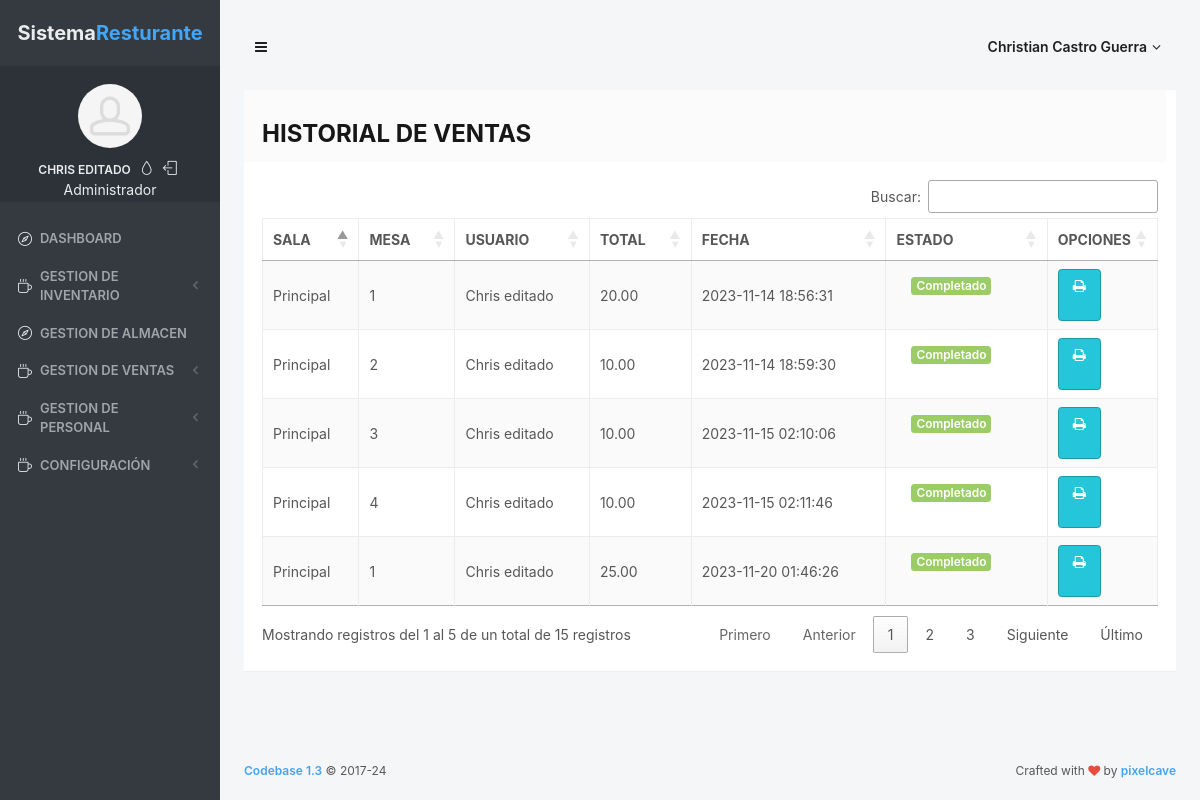
Page /sistema_restaurante/views/Caja/listaVentas.php (signed in) on the committed database.
### tables this page shows
CREATE TABLE `pedidos` (
  `id_pedido` int(11) NOT NULL,
  `sala_id` int(11) NOT NULL,
  `numero_mesa` int(11) NOT NULL,
  `fecha` timestamp NOT NULL DEFAULT current_timestamp(),
  `total` decimal(10,2) NOT NULL,
  `observaciones` text DEFAULT NULL,
  `estado` int(11) NOT NULL DEFAULT 1 COMMENT '1->Pendiente 0 ->compleatado',
  `usuario_id` int(11) NOT NULL
);

CREATE TABLE `sala` (
  `id_sala` int(11) NOT NULL,
  `nombre` varchar(100) NOT NULL,
  `mesa` int(11) NOT NULL,
  `estado` int(11) NOT NULL DEFAULT 1
);

CREATE TABLE `usuarios` (
  `id_usuario` int(11) NOT NULL,
  `nombre_usuario` varchar(150) NOT NULL,
  `password_usuario` varchar(150) NOT NULL,
  `empleado_id` int(11) NOT NULL,
  `es_activo` int(11) NOT NULL DEFAULT 1,
  `fecha_crea` timestamp NOT NULL DEFAULT current_timestamp(),
  `fecha_modi` timestamp NULL DEFAULT NULL ON UPDATE current_timestamp(),
  `fecha_elimina` timestamp NULL DEFAULT NULL
);

### sistema_restaurante/views/Caja/listaVentas.php (the view, shortened to what this page needs)
<?php
if (isset($_SESSION["id_usuario"])) {
    $objeto = new Conectar();
    $conexion = $objeto->Conexion();
    $query = $conexion->prepare("SELECT p.*, s.nombre AS sala, u.nombre_usuario FROM pedidos p INNER JOIN sala s ON p.sala_id = s.id_sala INNER JOIN usuarios u ON p.usuario_id = u.id_usuario");
    $query->execute();
?>
    <!doctype html>
    <head>
        <?php require_once("../../views/MainHead/MainHead.php") ?>
    </head>
    <body>
        <div id="page-container" class="sidebar-o side-scroll page-header-modern main-content-boxed sidebar-inverse">
            <nav id="sidebar">
                <div id="sidebar-scroll">
                    <div class="sidebar-content">
                        <?php require_once("../../views/MainSidebar/MainSidebar.php") ?>
                        <?php require_once("../../views/MainMenu/MainMenu.php") ?>
                    </div>
                </div>
            </nav>
            <?php require_once("../../views/MainHeader/MainHeader.php") ?>
            <main id="main-container">
                <div class="content">
                    <div class="block">
                        <div class="block-header block-header-default d-flex justify-content-between align-items-center mr-10 pt-30">
                            <h2 class="block-title">Historial de ventas</h2>
                        </div>
                        <div class="block-content block-content-full">
                            <table id="tabla_clientes" class="table table-bordered table-striped table-vcenter js-dataTable-full-pagination ">
                                <thead>
                                    <tr>
                                        <th class="">Sala</th>
                                        <th class="">Mesa</th>
                                        <th class="">Usuario</th>
                                        <th class="">Total</th>
                                        <th class="">Fecha</th>
                                        <th class="">Estado</th>
                                        <th class="" style="width: 12%;">Opciones</th>
                                    </tr>
                                </thead>
                                <tbody>
                                    <?php while ($row = $query->fetch(PDO::FETCH_ASSOC)) {
                                        if ($row['estado'] == 1) {
                                            $estado = '<span class="badge badge-danger">Pendiente</span>';
                                            $mostrarBoton = false;
                                        } else {
                                            $estado = '<span class="badge badge-success">Completado</span>';
                                            $mostrarBoton = true;
                                        }
                                    ?>
                                        <tr>
                                            <td><?php echo $row['sala']; ?></td>
                                            <td><?php echo $row['numero_mesa']; ?></td>
                                            <td><?php echo $row['nombre_usuario']; ?></td>
                                            <td><?php echo $row['total']; ?></td>
                                            <td><?php echo $row['fecha']; ?></td>
                                            <td>
                                                <a href="#" class="btn"><?php echo $estado; ?></a>
                                            </td>
                                            <td>
                                                <?php if ($mostrarBoton) { ?>
                                                    <a class="btn btn-info" href="ticket.php?id_pedido=<?php echo $row['id_pedido']; ?>" target="_blank" >
                                                        <i class="fa fa-print" aria-hidden="true"></i>
                                                    </a>
                                                <?php } ?>
                                            </td>
                                        </tr>
                                    <?php } ?>
                                </tbody>
                            </table>
                        </div>
                    </div>
                </div>
            </main>
            <?php require_once("../../views/MainFooter/MainFooter.php") ?>
        </div>
        <?php require_once("../../views/MainJs/MainJs.php") ?>
    </body>
    </html>
<?php
} else {
    header("Location:" . Conectar::ruta() . "index.php");
}
?>

### sistema_restaurante/views/MainHead/MainHead.php (shortened to what this page needs)
<link rel="stylesheet" href="../../public/assets/js/plugins/datatables/dataTables.bootstrap4.min.css">
<link rel="stylesheet" href="../../CSS/style.css">
<link rel="stylesheet" id="css-main" href="../../public/assets/css/codebase.min.css">

### sistema_restaurante/views/MainSidebar/MainSidebar.php (shortened to what this page needs)
<div class="content-header content-header-fullrow px-15">
    <div class="content-header-section text-center align-parent sidebar-mini-hidden">
        <div class="content-header-item">
            <a class="link-effect font-w700" href="index.html">
                <span class="font-size-xl text-dual-primary-dark">Sistema</span><span class="font-size-xl text-primary">Resturante</span>
            </a>
        </div>
    </div>
</div>
<div class="content-side content-side-full content-side-user px-10 align-parent">
    <div class="sidebar-mini-hidden-b text-center">
        <a class="img-link" href="">
            <img class="img-avatar" src="../../public/assets/img/avatars/avatar15.jpg" alt="">
        </a>
        <ul class="list-inline mt-10">
            <li class="list-inline-item">
                <a class="link-effect text-dual-primary-dark font-size-xs font-w600 text-uppercase" href=""><?php echo $_SESSION["nombre_usuario"] ?></a>
            </li>
            <li class="list-inline-item">
                <a class="link-effect text-dual-primary-dark" data-toggle="layout" data-action="sidebar_style_inverse_toggle" href="javascript:void(0)">
                    <i class="si si-drop"></i>
                </a>
            </li>
            <li class="list-inline-item">
                <a class="link-effect text-dual-primary-dark" href="../LogOut/logout.php">
                    <i class="si si-logout"></i>
                </a>
            </li>
            <li>
                <p><?php echo $_SESSION["nombreRol"] ?></p>
            </li>
        </ul>
    </div>
</div>

### sistema_restaurante/views/MainMenu/MainMenu.php (shortened to what this page needs)
<?php
if ($_SESSION["rol_id"] == 1) {
?>
    <div class="content-side content-side-full">
        <ul class="nav-main">
            <li>
                <a href="../Dashboard/"><i class="si si-compass"></i><span class="sidebar-mini-hide">Dashboard </span></a>
            </li>
            <li>
                <a class="nav-submenu" data-toggle="nav-submenu" href="#"><i class="si si-cup"></i><span class="sidebar-mini-hide">Gestion de inventario</span></a>
            </li>
            <li>
                <a href="../Almacen/"><i class="si si-compass"></i><span class="sidebar-mini-hide">Gestion de almacen</span></a>
            </li>
            <li>
                <a class="nav-submenu" data-toggle="nav-submenu" href="#"><i class="si si-cup"></i><span class="sidebar-mini-hide">Gestion de ventas</span></a>
            </li>
            <li>
                <a class="nav-submenu" data-toggle="nav-submenu" href="#"><i class="si si-cup"></i><span class="sidebar-mini-hide">Gestion de personal</span></a>
            </li>
            <li>
                <a class="nav-submenu" data-toggle="nav-submenu" href="#"><i class="si si-cup"></i><span class="sidebar-mini-hide">Configuración</span></a>
            </li>
        </ul>
    </div>
<?php
} ?>

### sistema_restaurante/views/MainHeader/MainHeader.php (shortened to what this page needs)
<header id="page-header">
    <div class="content-header">
        <div class="content-header-section">
            <button type="button" class="btn btn-circle btn-dual-secondary" data-toggle="layout" data-action="sidebar_toggle">
                <i class="fa fa-navicon"></i>
            </button>
        </div>
        <div class="content-header-section">
            <div class="btn-group" role="group">
                <button type="button" class="btn btn-rounded btn-dual-secondary" id="page-header-user-dropdown" data-toggle="dropdown" aria-haspopup="true" aria-expanded="false">
                    <?php echo  $_SESSION["nombres"]." ". $_SESSION["apellidos"]  ?><i class="fa fa-angle-down ml-5"></i>
                </button>
            </div>
        </div>
    </div>
</header>

### sistema_restaurante/views/MainFooter/MainFooter.php
<footer id="page-footer" class="opacity-0">
           <div class="content py-20 font-size-xs clearfix">
               <div class="float-right">
                   Crafted with <i class="fa fa-heart text-pulse"></i> by <a class="font-w600" href="http://goo.gl/vNS3I" target="_blank">pixelcave</a>
               </div>
               <div class="float-left">
                   <a class="font-w600" href="https://goo.gl/po9Usv" target="_blank">Codebase 1.3</a> &copy; <span class="js-year-copy">2017</span>
               </div>
           </div>
       </footer>

### sistema_restaurante/views/MainJs/MainJs.php (shortened to what this page needs)
<link rel="stylesheet" type="text/css" href="https://cdn.datatables.net/1.11.5/css/jquery.dataTables.min.css">
<link rel="stylesheet" type="text/css" href="https://cdn.datatables.net/1.11.5/css/jquery.dataTables.min.css" />
<link rel="stylesheet" type="text/css" href="https://cdn.datatables.net/buttons/2.2.2/css/buttons.dataTables.min.css" />
<link rel="stylesheet" type="text/css" href="https://cdn.datatables.net/buttons/2.0.1/css/buttons.dataTables.min.css">

### sistema_restaurante/CSS/style.css (style rules this page uses)
h2.block-title { font-weight: bold; font-size: 24px; text-transform: uppercase; }

### rows in the picture
pedidos: sala.nombre "Principal", numero_mesa "1", usuario.nombre_usuario "Chris editado", total "20.00", fecha "2023-11-14 18:56:31", estado "Completado"
pedidos: sala.nombre "Principal", numero_mesa "2", usuario.nombre_usuario "Chris editado", total "10.00", fecha "2023-11-14 18:59:30", estado "Completado"
pedidos: sala.nombre "Principal", numero_mesa "3", usuario.nombre_usuario "Chris editado", total "10.00", fecha "2023-11-15 02:10:06", estado "Completado"
pedidos: sala.nombre "Principal", numero_mesa "4", usuario.nombre_usuario "Chris editado", total "10.00", fecha "2023-11-15 02:11:46", estado "Completado"
pedidos: sala.nombre "Principal", numero_mesa "1", usuario.nombre_usuario "Chris editado", total "25.00", fecha "2023-11-20 01:46:26", estado "Completado"

### other values in the picture
$_SESSION["nombre_usuario"] "CHRIS EDITADO"
$_SESSION["nombreRol"] "Administrador"
$_SESSION["nombres"] "Christian"
$_SESSION["apellidos"] "Castro Guerra"
